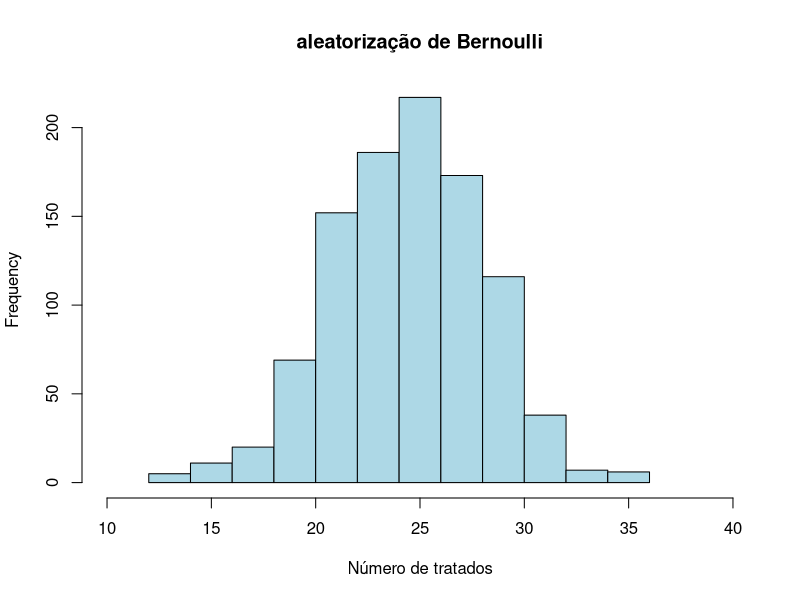

This chart was generated by the following R code:
## ---- chunk 1
set.seed(10)
n <- 50
hist(replicate(1000, sum(rbinom(n, 1, 0.5))), 
     main = "aleatorização de Bernoulli",
     xlab = "Número de tratados",
     col = "lightblue",
     xlim = c(10,40))
## ---- chunk 2
# Set up Potential outcomes and units and blocks
n1 <- 10
n2 <- 16
N <- n1+n2
J <- 2
index_block <- c(rep(2, n2), rep(1, n1))
set.seed(12)
# potential outcome control
y0 <- c(rnorm(n1, 2, 1),rnorm(n2, 6, 1)) 
y1 <- y0 + 1.5 # potential outcome treatment
## ---- chunk 3
# block assignment
t_bloco1 <- sample(1:n1, n1/2)
c_bloco1 <- (1:n1)[!(1:n1 %in% t_bloco1)]

t_bloco2 <- sample((n1+1):(n1+n2), n2/2)
c_bloco2 <- ((n1+1):(n1+n2))[!((n1+1):(n1+n2) %in% t_bloco2)]

y1_obs_bloco1 <- y1[t_bloco1]
y1_obs_bloco2 <- y1[t_bloco2]
y0_obs_bloco1 <- y0[c_bloco1]
y0_obs_bloco2 <- y0[c_bloco2]
## ---- chunk 4
# random assignment
units_simple_treatment <- c(t_bloco1, t_bloco2)
units_simple_control <- c(c_bloco1, c_bloco2)
y1_obs <- y1[units_simple_treatment]
y0_obs <- y0[units_simple_control]

# erro padrão
erro_pad_simple <- t.test(y1_obs, y0_obs)$stderr 
simple_p_value <- t.test(y1_obs, y0_obs)$p.value

my_t <- mean(y1_obs - y0_obs)/erro_pad_simple
## ---- chunk 5
erro_pad1 <- t.test(y1_obs_bloco1, y0_obs_bloco1)$stderr
erro_pad2 <- t.test(y1_obs_bloco2, y0_obs_bloco2)$stderr

erro_padrao_geral <- sqrt(erro_pad1^2*(n1/N)^2 + erro_pad2^2*(n2/N)^2)
ate1 <- mean(y1_obs_bloco1 - y0_obs_bloco1)*(n1/N)
ate2 <- mean(y1_obs_bloco2 - y0_obs_bloco2)*(n2/N)
ate <- ate1 + ate2
my_t <- ate/erro_padrao_geral
p_value <- 2*(1 - pt(abs(my_t), df = 23.76567))
## ---- chunk 6
library(knitr)

comparison_table <- data.frame(
  Method = c("Simple Randomization", "Block 1", "Block 2", "General Block Randomization"),
  Standard_Error = c(erro_pad_simple, erro_pad1, erro_pad2, erro_padrao_geral)
)

knitr::kable(comparison_table, caption = "Comparação de Erros padrão", align = 'c', format = "latex")
## ---- chunk 7
library(knitr)

comparison_table1 <- data.frame(
  Method = c("Simple Randomization", "Block Randomization"),
  p_value = c(simple_p_value, p_value)
)

knitr::kable(comparison_table1, caption = "Comparação de valoes p", align = 'c', format = "latex")

## ---- chunk 8
## knitr::include_graphics("experiments_report.png")
## ---- chunk 9
treatment <- c(rep(1, 74), rep(0, 1217 - 74))
control <- c(rep(1, 43), rep(0, 1217 - 43))
var_treat <- var(treatment) 
var_control <- var(control)
erro_padrao <- sqrt(var_treat/1217 + var_control/1217)
round(erro_padrao, 5)

t.test(treatment, control)

